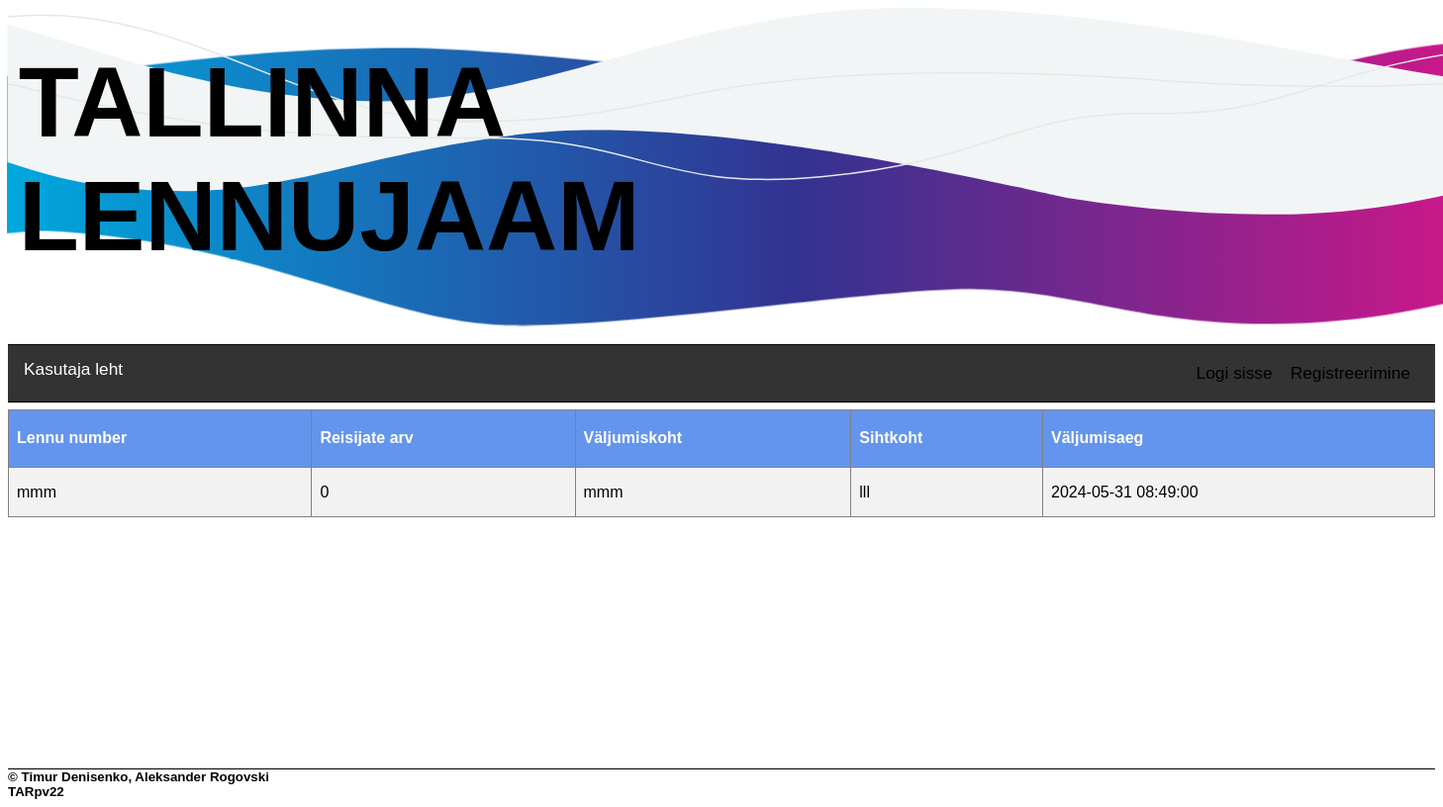
The app's page /lennujaam/lennukasutaja.php with its own data.
### tables this page shows
CREATE TABLE `lend` (
  `id` int(11) NOT NULL,
  `lennu_nr` varchar(30) DEFAULT NULL,
  `kohtade_arv` int(11) DEFAULT NULL,
  `reisijate_arv` int(11) DEFAULT 0,
  `ots` varchar(100) DEFAULT NULL,
  `siht` varchar(100) DEFAULT NULL,
  `valjumisaeg` datetime DEFAULT current_timestamp(),
  `lopetatud` datetime DEFAULT '0000-00-00 00:00:00',
  `kestvus` int(255) DEFAULT NULL
);

### lennujaam/lennukasutaja.php (the view, shortened to what this page needs)
<!doctype html>
<html lang="et">
<head>
    <link rel="stylesheet" href="lennustyle.css">
</head>
<body>
    <?php
    include("header.php");
    include("nav.php");
    ?>
    <table id="lennujaam">
        <tr>
            <th>Lennu number</th>
            <th>Reisijate arv</th>
            <th>Väljumiskoht</th>
            <th>Sihtkoht</th>
            <th>Väljumisaeg</th>
            <?php
            global $yhendus;
            $paring = $yhendus->prepare("SELECT id, lennu_nr, reisijate_arv,kohtade_arv, ots, siht, valjumisaeg FROM lend");
            $paring->bind_result($id, $lennu_nr, $reisijate_arv,$koht, $ots, $siht, $valjumisaeg);
            $paring->execute();
            while ($paring->fetch()) {
                $currentDateTime = new DateTime();
                $valjumisaegDateTime = new DateTime($valjumisaeg);
                $interval = $currentDateTime->diff($valjumisaegDateTime);
                if ($interval->h >= 1 && $currentDateTime < $valjumisaegDateTime) {
                    echo "<tr>";
                    echo "<td>$lennu_nr</td>";
                    echo "<td>$reisijate_arv</td>";
                    echo "<td>$ots</td>";
                    echo "<td>$siht</td>";
                    echo "<td>$valjumisaeg</td>";
                    echo "</tr>";
                }
            }
            ?>
    </table>
    <?php
    include("footer.php")
    ?>
</body>
</html>

### lennujaam/lennustyle.css (style rules this page uses)
#lennujaam { font-family: Arial, Helvetica, sans-serif; border-collapse: collapse; width: 100%; }
#lennujaam td, #lennujaam th { border: 1px solid gray; padding: 8px; height: 25pt; }
#lennujaam tr:nth-child(even) { background-color: #f2f2f2; }
#lennujaam th { padding-top: 12px; padding-bottom: 12px; text-align: left; background-color: cornflowerblue; color: white; width: auto; }
body { min-height: 100vh; display: flex; flex-direction: column; }

### records on screen
lend: lennu_nr "mmm", reisijate_arv "0", ots "mmm", siht "lll", valjumisaeg "2024-05-31 08:49:00"
